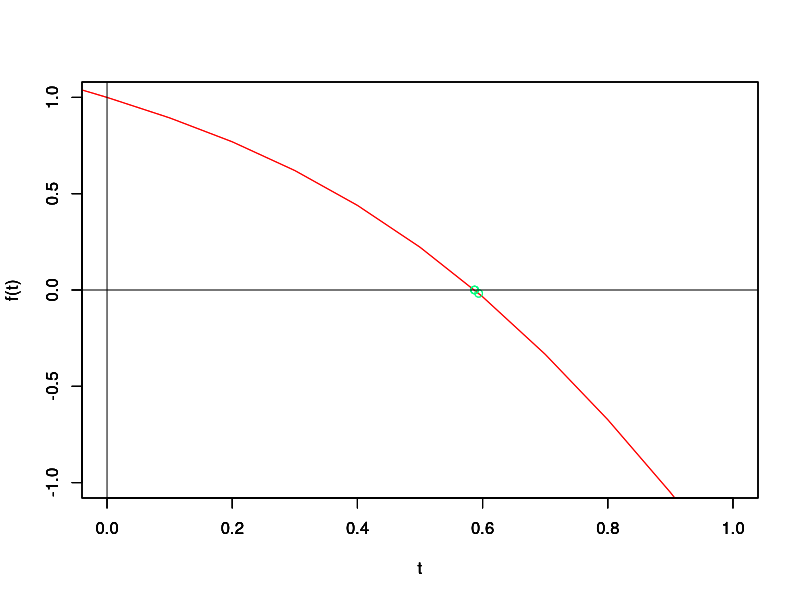

Write R code to recreate this figure.
rm(list=ls())
xa = seq(-4,2,0.1);
fx <- function(x) ((3*sin(x)*cos(x))-(4*sin(x))+cos(x))
gx <- function(x) ((-sin(x))-(4*cos(x))+(3*cos(2*x)))


newton <- function(a,b,error) {
  
  puntoMedio = (a+b)/2;
  iteraciones = 0
  y = 1
  
  repeat{
    cc = fx(puntoMedio)/gx(puntoMedio)
    x = puntoMedio - cc
    dx = abs(cc)
    puntoMedio = x
    iteraciones = iteraciones+1
    y[[iteraciones]] =  x
    if(dx <= error ) break;
    
  }
  
  horizontal = c(0,1)
  vertical = c(-1,1)
  plot(xa,fx(xa),type="l",horizontal,vertical,col="red",xlab="t",ylab="f(t)")
  par(new=TRUE)
  plot(y,fx(y),type="p",horizontal,vertical,col="springgreen",xlab="t",ylab="f(t)")
  par(new=TRUE)
  plot(xa,fx(xa),type="l",horizontal,vertical, col="red",xlab="t",ylab="f(t)")
  par(new=TRUE)
  plot(y,fx(y),type="p",horizontal, vertical, col="springgreen",xlab="t",ylab="f(t)")
  abline(h=0,v=0,col="black")
  cat("Iteraciones = ", iteraciones, " t = ", x, "\n")
}

newton(0,1,10e-8)

